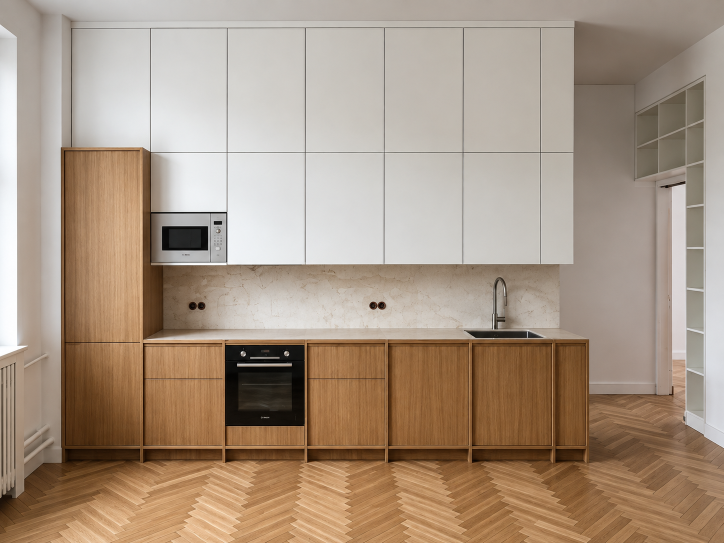
#> input picture do-wrzucenia/hero/hero10.png, 1448 x 1086 px (shown at 1/2 size)
$ python -i zaktualizuj-strone.py   (imports and definitions only)
#> lines starting #> are read from the running program, lines starting #| are printed output that depends on the picture
#!/usr/bin/env python3
# -*- coding: utf-8 -*-
"""Wczytuje dane-realizacji.xlsx + zdjęcia z do-wrzucenia/ i aktualizuje podstrony realizacji.

    narzedzia/venv/bin/python narzedzia/zaktualizuj-strone.py --sprawdz   # raport, bez zmian
    narzedzia/venv/bin/python narzedzia/zaktualizuj-strone.py             # zapisuje zmiany
"""
import hashlib, html, re, sys
from pathlib import Path

ROOT = Path(__file__).resolve().parent.parent
XLSX = ROOT / "dane-realizacji.xlsx"
WRZUC = ROOT / "do-wrzucenia"
ASSETS = ROOT / "assets"
DRY = "--sprawdz" in sys.argv
# --kolory-z-excela wyłącza automat i bierze kody wpisane w arkuszu
AUTO_KOLOR = "--kolory-z-excela" not in sys.argv

# Zdjęcie na kafelek strony głównej, gdy nie ma nim być pierwsze z galerii.
# Numer odpowiada pozycji w galerii (1-4).
MINIATURA = {
    "mieszkanie-olsztyn": 4,   # kuchnia zamiast salonu
}

SLUGS = {
    "Mieszkanie w Olsztynie": "mieszkanie-olsztyn",
    "mieszkanie pszasnyska": "mieszkanie-zoliborz",
    "Salon fryzjerski": "salon-fryzjerski",
    "Mieszkanie": "mieszkanie",
}
EXTS = (".jpg", ".jpeg", ".png", ".heic", ".heif", ".webp", ".tif", ".tiff")
GALERIA_W, MATERIAL_W = 1600, 1200
# Zdjęcia już obecne na stronie zostają nietknięte — przepisujemy tylko to,
# co faktycznie przyszło w do-wrzucenia/ (inaczej tracimy jakość na ponownej kompresji).

problemy, zmiany = [], []

# ---------------- pomocnicze: wycinanie bloków HTML ----------------
# [97 lines left out: functions zakres_bloku, podmien_blok, podmien_raz, komorka, wiersze, czytaj, not called in this run]

# ---------------- zdjęcia ----------------
def dominujacy_kolor(sciezka):
    """Reprezentatywny kolor faktury: mediana pikseli ze środka kadru
    (brzegi często łapią tło i refleksy)."""
#> called with sciezka = '../do-wrzucenia/hero/hero10.png'
    from PIL import Image
    with Image.open(sciezka) as im:
#> im is the input picture: PIL image 1448x1086 RGB; mean R, G, B 168.2, 149, 130.9
        im = im.convert("RGB")
        w, h = im.size
#> w = 1448; h = 1086
        im = im.crop((w // 4, h // 4, w * 3 // 4, h * 3 // 4)).resize((48, 48))
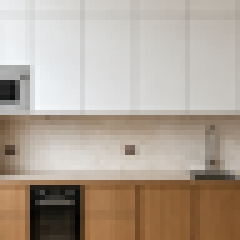
#> im: PIL image 48x48 RGB (shown 5 times larger); mean R, G, B 176.8, 163.9, 150.9
        px = list(im.getdata())
#> px = 2304 items, first 6: (232, 234, 236), (232, 234, 235), (230, 232, 233), (229, 230, 231), (228, 229, 229), (221, 222, 222)
    px.sort(key=lambda c: sum(c))
    srodek = px[len(px) // 2]
#> srodek = (191, 185, 177)
    return "#%02x%02x%02x" % srodek

def _bez_ogonkow(t):
    tab = str.maketrans("ąćęłńóśźżĄĆĘŁŃÓŚŹŻ", "acelnoszzACELNOSZZ")
    return str(t).translate(tab)

def _norm(t):
    return re.sub(r"[^a-z0-9]", "", str(t).lower())

# [48 lines left out: functions znajdz, konwertuj, wymiary, not called in this run]

def wersja(p):
    return hashlib.sha256(p.read_bytes()).hexdigest()[:8]

# [17 lines left out: function zdjecie, not called in this run]

# ---------------- budowa HTML ----------------
def e(s):
    return html.escape(s, quote=True)

# [14 lines left out: functions formatuj_powierzchnie, blok_meta, not called in this run]

def nazwy_materialow(s, slug):
    """Nazwy plików faktur w kolejności, w jakiej występują na stronie."""
    return re.findall(rf'materialy/{re.escape(slug)}/([a-z0-9_-]+)\.webp', s)

# [171 lines left out: functions blok_materialy, blok_galeria, aktualizuj, aktualizuj_strone_glowna, aktualizuj_nawigacje, main, not called in this run]

# [2 lines not run here, left out]

>>> result = dominujacy_kolor('../do-wrzucenia/hero/hero10.png')
#> result = '#bfb9b1'
